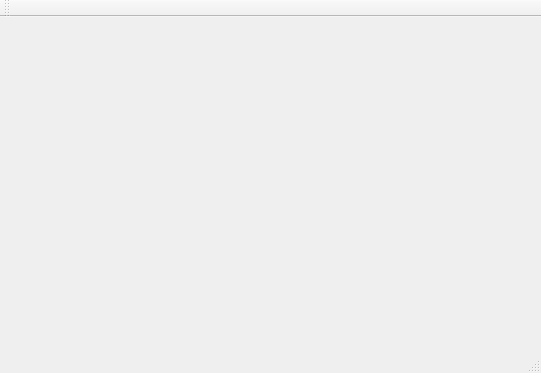
<?xml version="1.0" encoding="UTF-8"?>
<ui version="4.0">
 <class>MainWindow</class>
 <widget class="QMainWindow" name="MainWindow">
  <property name="geometry">
   <rect>
    <x>0</x>
    <y>0</y>
    <width>541</width>
    <height>373</height>
   </rect>
  </property>
  <property name="windowTitle">
   <string>MainWindow</string>
  </property>
  <widget class="QWidget" name="centralWidget">
   <widget class="QCustomPlot" name="customplot" native="true">
    <property name="geometry">
     <rect>
      <x>20</x>
      <y>20</y>
      <width>511</width>
      <height>301</height>
     </rect>
    </property>
   </widget>
  </widget>
  <widget class="QMenuBar" name="menuBar">
   <property name="geometry">
    <rect>
     <x>0</x>
     <y>0</y>
     <width>541</width>
     <height>19</height>
    </rect>
   </property>
  </widget>
  <widget class="QToolBar" name="mainToolBar">
   <attribute name="toolBarArea">
    <enum>TopToolBarArea</enum>
   </attribute>
   <attribute name="toolBarBreak">
    <bool>false</bool>
   </attribute>
  </widget>
  <widget class="QStatusBar" name="statusBar"/>
 </widget>
 <layoutdefault spacing="6" margin="11"/>
 <customwidgets>
  <customwidget>
   <class>QCustomPlot</class>
   <extends>QWidget</extends>
   <header>GUI/qcustomplot.h</header>
   <container>1</container>
  </customwidget>
 </customwidgets>
 <resources/>
 <connections/>
</ui>
